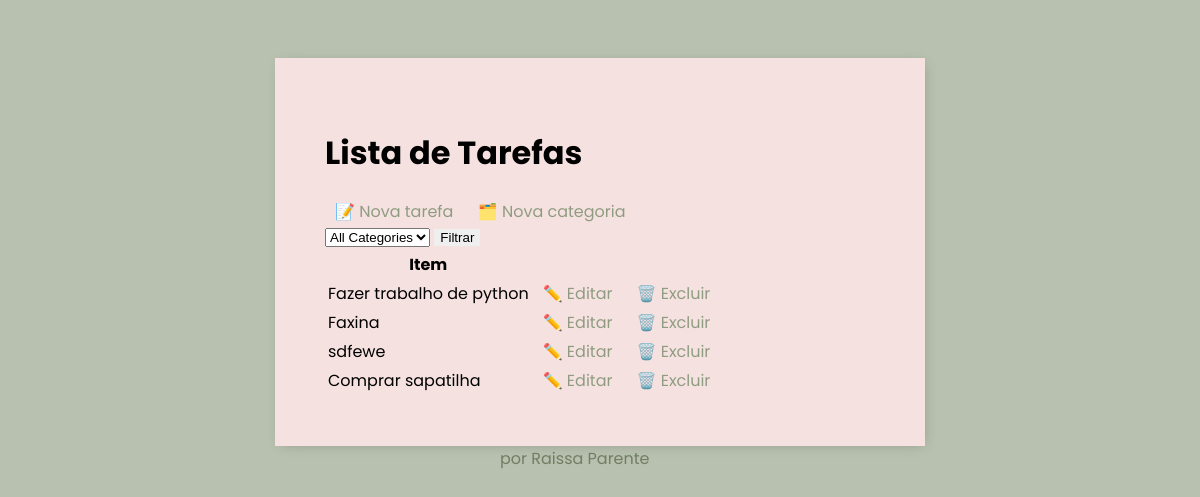
The app's page /, older data.
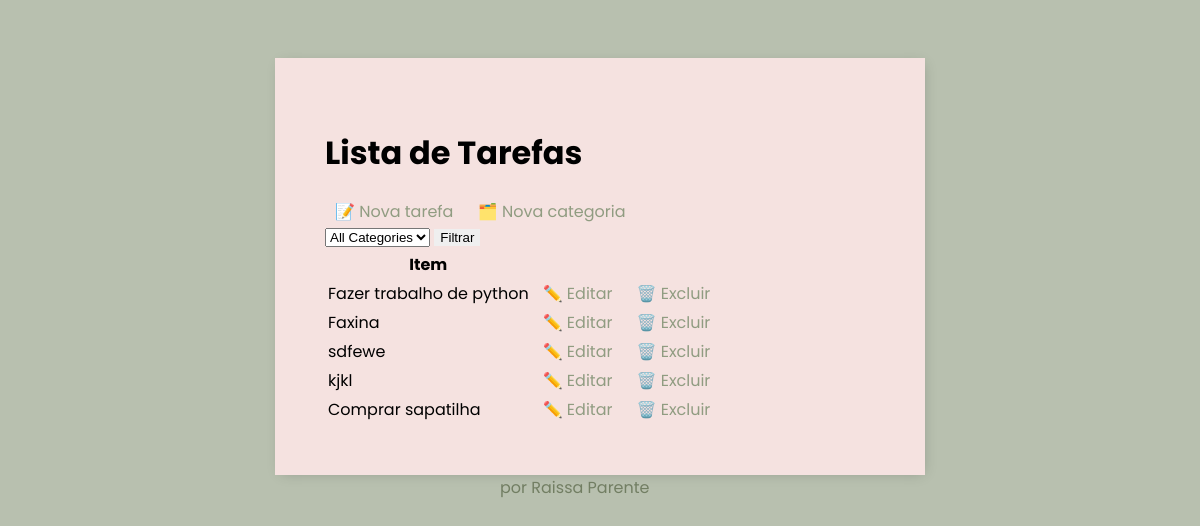
The same page, newer data.
### base/models.py (models this page shows, shortened)
class Task(models.Model):
    user = models.ForeignKey(User, on_delete=models.CASCADE, null=True, blank=True)
    title = models.CharField(max_length=200)
    description = models.TextField(null=True, blank=True)
    complete = models.BooleanField(default=False)
    created = models.DateTimeField(auto_now_add=True)
    category = models.ForeignKey(Category, on_delete=models.SET_NULL, null=True, blank=True)
    class Meta:
        ordering = ['complete']

### base/views.py (the view)
# urls.py: path('', TaskList.as_view(), name='tasks'),
class TaskList(ListView):
    model = Task
    template_name = 'task_list.html'
    context_object_name = 'tasks'
    def get_queryset(self):
        queryset = super().get_queryset()
        category_id = self.request.GET.get('category')
        if category_id:
            queryset = queryset.filter(category_id=category_id)
        return queryset
    def get_context_data(self,  **kwargs):
        context = super().get_context_data(**kwargs)
        context['categories'] = Category.objects.all()
        return context

### base/templates/base/task_list.html (shortened to what this page needs)
{% extends 'base/main.html' %}
{% block content %}
<h1>Lista de Tarefas</h1>
<a href="{% url 'task-create' %}">📝 Nova tarefa</a>
<a href="{% url 'add-category' %}">🗂️ Nova categoria</a>
<form method="GET" action="{% url 'tasks' %}">
    <select name="category">
        <option value="">All Categories</option>
    </select>
    <input type="submit" value="Filtrar">
</form>
<table>
    <tr>
        <th>Item</th>
        <th></th>
    </tr>
    {% for task in tasks %}
    <tr>
        <td>{{ task.title }}</td>
        <td><a href="{% url 'task-update' task.id %}">✏️ Editar</a></td>
        <td><a href="{% url 'task-delete' task.id %}">🗑️ Excluir</a></td>
    </tr>
    {% empty %}
    <tr>
        <td colspan="3"><h3>Não há itens na lista</h3></td>
    </tr>
    {% endfor %}
</table>
{% endblock content %}

Row changes from the older to the newer data that the page shows:
added Task: title "kjkl"
